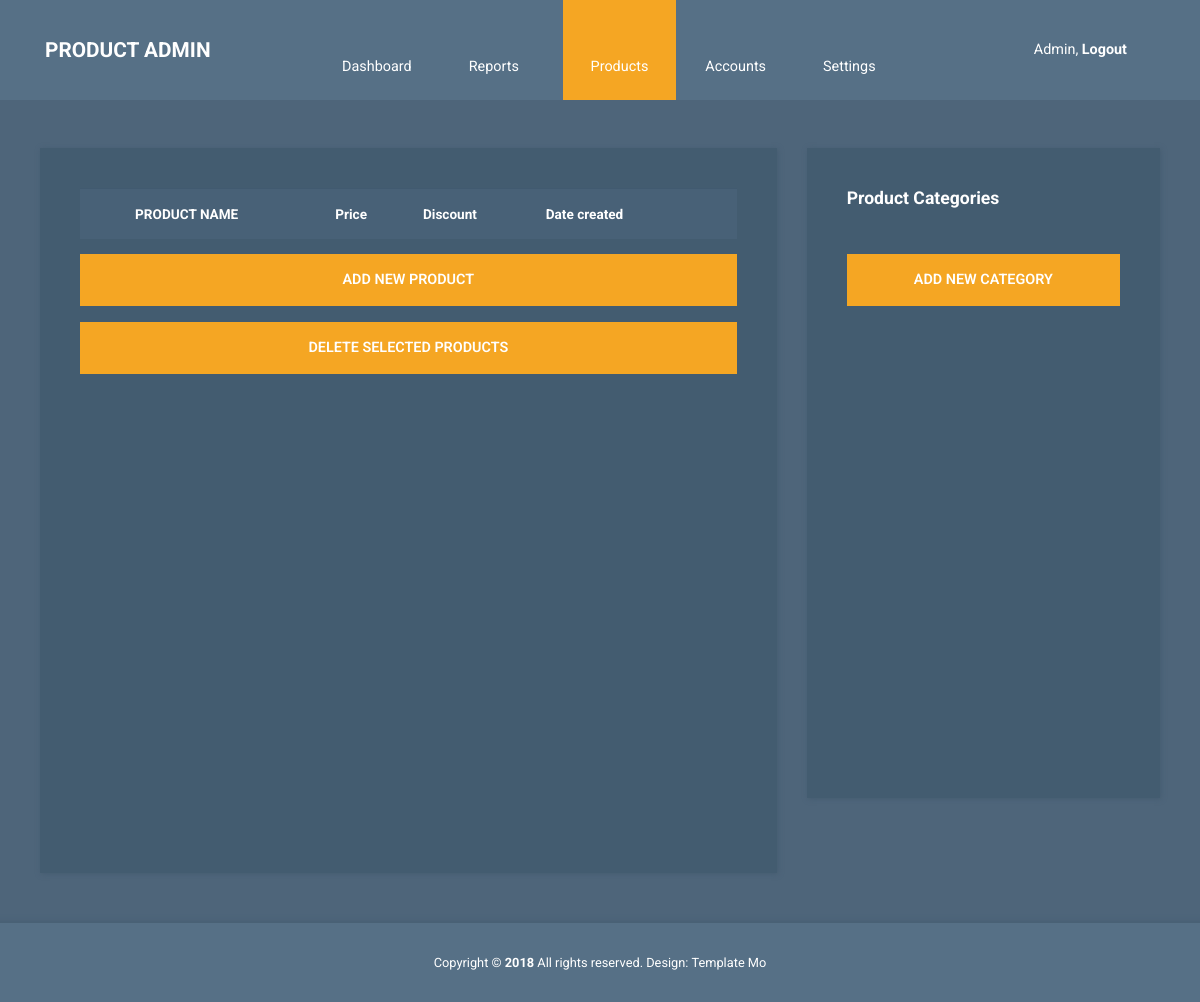
/user/angie, run on an earlier commit of the app's database.
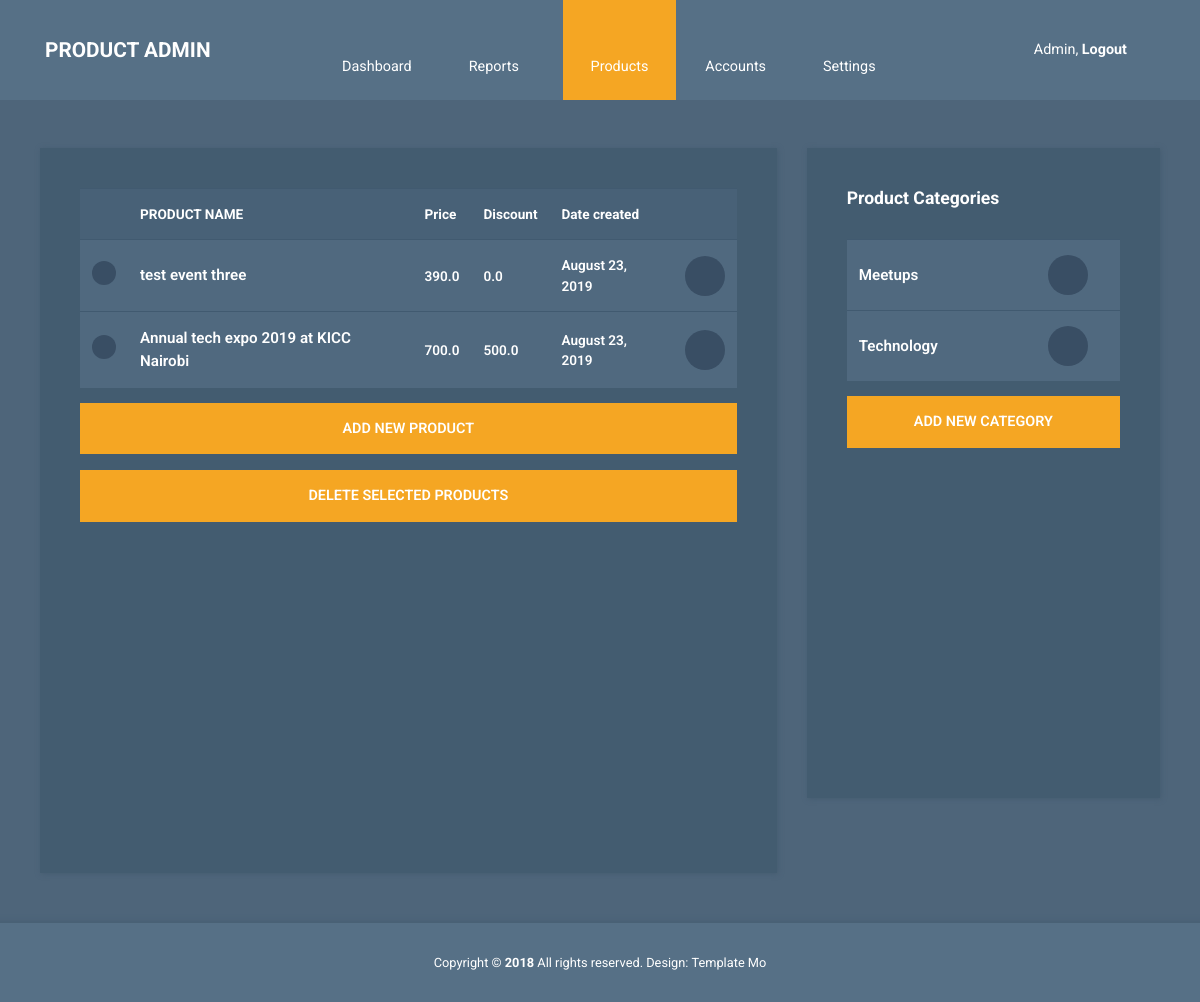
And on a later commit of the database.
### events_main/models.py (models this page shows, shortened)
class Post(models.Model):
    events = models.CharField(max_length=100)
    content = models.TextField()
    date_posted = models.DateTimeField(default=timezone.now)
    author = models.ForeignKey(User, on_delete=models.CASCADE)
    image = models.ImageField(default='default.png', upload_to='event_pictures')
    price = models.FloatField(null=True)
    discount_price = models.FloatField(blank=True, null=True)
    category = models.CharField(choices=CATEGORY_CHOICES, max_length=20)

### events_main/views.py (the view)
# urls.py: path('user/<str:username>', UserPostListView.as_view(), name='users-profile'),
class UserPostListView(ListView):
    model = Post
    template_name = 'events_main/user_posts.html'  # <app>/<model>_<viewtype>.html
    context_object_name = 'posts'
    paginate_by = 6
    def get_queryset(self):
        user = get_object_or_404(User, username=self.kwargs.get('username'))
        return Post.objects.filter(author=user).order_by('-date_posted')

### events_main/templates/events_main/user_posts.html (shortened to what this page needs)
{% extends "events_main/dashboardbase.html" %}
{% load static %}
{% load cart_template_tags %}
{% block css  %}
    <link rel="stylesheet" href="{% static 'events_main/dashboard/css/fontawesome.min.css' %}">
    <link rel="stylesheet" href="{% static 'events_main/dashboard/css/bootstrap.min.css' %}">
    <link rel="stylesheet" href="{% static 'events_main/dashboard/css/templatemo-style.css' %}">
{% endblock %}
{% load crispy_forms_tags %}
{% block content %}
	<body id="reportsPage">
    <nav class="navbar navbar-expand-xl">
      <div class="container h-100">
        <a class="navbar-brand" href="index.html">
          <h1 class="tm-site-title mb-0">Product Admin</h1>
        </a>
        <div class="collapse navbar-collapse" id="navbarSupportedContent">
          <ul class="navbar-nav mx-auto h-100">
            <li class="nav-item">
              <a class="nav-link" href="index.html">
                <i class="fas fa-tachometer-alt"></i> Dashboard
              </a>
            </li>
            <li class="nav-item dropdown">
              <a
                class="nav-link dropdown-toggle"
                href="#"
                id="navbarDropdown"
                role="button"
                data-toggle="dropdown"
                aria-haspopup="true"
                aria-expanded="false">
                <i class="far fa-file-alt"></i>
                <span> Reports <i class="fas fa-angle-down"></i> </span>
              </a>
            </li>
            <li class="nav-item">
              <a class="nav-link active" href="products.html">
                <i class="fas fa-shopping-cart"></i> Products
              </a>
            </li>
            <li class="nav-item">
              <a class="nav-link" href="accounts.html">
                <i class="far fa-user"></i> Accounts
              </a>
            </li>
            <li class="nav-item dropdown">
              <a
                class="nav-link dropdown-toggle"
                href="#"
                id="navbarDropdown"
                role="button"
                data-toggle="dropdown"
                aria-haspopup="true"
                aria-expanded="false">
                <i class="fas fa-cog"></i>
                <span> Settings <i class="fas fa-angle-down"></i> </span>
              </a>
            </li>
          </ul>
          <ul class="navbar-nav">
            <li class="nav-item">
              <a class="nav-link d-block" href="login.html">
                Admin, <b>Logout</b>
              </a>
            </li>
          </ul>
        </div>
      </div>
    </nav>
    <div class="container mt-5">
      <div class="row tm-content-row">
        <div class="col-sm-12 col-md-12 col-lg-8 col-xl-8 tm-block-col">
          <div class="tm-bg-primary-dark tm-block tm-block-products">
            <div class="tm-product-table-container">
              <table class="table table-hover tm-table-small tm-product-table">
                <thead>
                  <tr>
                    <th scope="col">&nbsp;</th>
                    <th scope="col">PRODUCT NAME</th>
                    <th scope="col">Price</th>
                    <th scope="col">Discount </th>
                    <th scope="col">Date created</th>
                    <th scope="col">&nbsp;</th>
                  </tr>
                </thead>
                <tbody>
                {% for post in posts %}
                  <tr>
                    <th scope="row"><input type="checkbox" /></th>
                    <td class="tm-product-name">{{ post.events }}</td>
                    <td><span>{{ post.price }}</span></td>
                    <td>{{ post.discount_price }}</td>
                    <td>{{ post.date_posted|date:"F d, Y" }}</td>
                    <td>
                      <a href="{% url 'post-delete' post.id %}" class="tm-product-delete-link">
                        <i class="far fa-trash-alt tm-product-delete-icon"></i>
                      </a>
                    </td>
                  </tr>
                {% endfor %}
                </tbody>
              </table>
            </div>
            <a
              href="{% url 'post-create' %}"
              class="btn btn-primary btn-block text-uppercase mb-3">Add new product</a>
            <button class="btn btn-primary btn-block text-uppercase">
              Delete selected products
            </button>
          </div>
        </div>
        <div class="col-sm-12 col-md-12 col-lg-4 col-xl-4 tm-block-col">
          <div class="tm-bg-primary-dark tm-block tm-block-product-categories">
            <h2 class="tm-block-title">Product Categories</h2>
            <div class="tm-product-table-container">
              <table class="table tm-table-small tm-product-table">
                <tbody>
                  {% for post in posts %}
                  <tr>
                    <td class="tm-product-name">{{post.category}}</td>
                    <td class="text-center">
                      <a href="#" class="tm-product-delete-link">
                        <i class="far fa-trash-alt tm-product-delete-icon"></i>
                      </a>
                    </td>
                  </tr>
                  {% endfor %}
                </tbody>
              </table>
            </div>
            <button class="btn btn-primary btn-block text-uppercase mb-3">
              Add new category
            </button>
          </div>
        </div>
      </div>
    </div>
    <footer class="tm-footer row tm-mt-small">
      <div class="col-12 font-weight-light">
        <p class="text-center text-white mb-0 px-4 small">
          Copyright &copy; <b>2018</b> All rights reserved.
          Design: <a rel="nofollow noopener" href="https://templatemo.com" class="tm-footer-link">Template Mo</a>
        </p>
      </div>
    </footer>
  </body>
{% endblock content %}

### events_main/templates/events_main/dashboardbase.html (shortened to what this page needs)
{% load static %}
<!DOCTYPE html>
<html lang="en">
<head>
    {% block css  %}{% endblock %}
</head>
{% block content %}{% endblock %}
</body>
</html>

### events_main/static/events_main/dashboard/css/templatemo-style.css (style rules this page uses)
html { font-size: 16px; overflow-x: hidden; }
body { font-family: Roboto, Helvetica, Arial, sans-serif; background-color: #4e657a; overflow-x: hidden; }
a { transition: all 0.3s ease; }
.navbar-brand { display: flex; align-items: center; }
.tm-site-title { display: inline-block; text-transform: uppercase; font-size: 1.3rem; font-weight: 700; color: #fff; }
.navbar { height: 100px; background-color: #567086; padding: 0; }
.navbar .container { position: relative; }
.tm-mt-small { margin-top: 20px; }
.tm-block-col { margin-bottom: 30px; }
.tm-block { padding: 40px; -webkit-box-shadow: 1px 1px 5px 0 #455c71; -moz-box-shadow: 1px 1px 5px 0 #455c71; box-shadow: 1px 1px 5px 0 #455c71; min-height: 350px; height: 100%; max-height: 450px; }
.tm-block-title { font-size: 1.1rem; font-weight: 700; color: #fff; margin-bottom: 30px; }
.nav-link { color: #fff; height: 100%; display: flex; align-items: center; justify-content: center; flex-direction: column; font-size: 90%; }
.nav-link > i { margin-bottom: 10px; margin-right: 0; font-size: 1.5rem; }
.dropdown-item, .nav-link { padding: 15px 20px; }
.navbar-nav .active > .nav-link, .navbar-nav .nav-link.active { background-color: #f5a623; color: #fff; }
.navbar-nav .nav-link.active i { color: #fff; }
.nav-item { text-align: center; }
.nav-item:last-child { margin-right: 0; }
.dropdown-toggle::after { display: none; }
.tm-content-row { justify-content: space-between; margin-left: -20px; margin-right: -20px; }
.table { background-color: #50697f; color: #fff; font-size: 85%; margin-bottom: 0; }
thead { background-color: #486177; color: #fff; }
.table thead th { border-bottom: 0; }
.btn { border-radius: 0; padding: 13px 28px; transition: all 0.2s ease; max-width: 100%; }
.btn-primary { color: #fff; background-color: #f5a623; border: 2px solid #f5a623; font-size: 90%; font-weight: 600; }
.table td, .table th { border-top: 1px solid #415a70; padding: 15px 25px; vertical-align: middle; }
.tm-table-small td, .tm-table-small th { padding-left: 12px; padding-right: 12px; }
.table-hover tbody tr { transition: all 0.2s ease; }
.tm-bg-primary-dark { background-color: #435c70; }
input[type="checkbox"] { cursor: pointer; -webkit-appearance: none; appearance: none; background-color: #394e64; background-position: center; border-radius: 50%; box-sizing: border-box; position: relative; box-sizing: content-box; width: 24px; height: 24px; transition: all 0.1s linear; }
.tm-block-products { min-height: 725px; }
.tm-block-product-categories { min-height: 650px; }
.tm-product-table-container { max-height: 465px; margin-bottom: 15px; overflow-y: scroll; }
.tm-product-table tr { font-weight: 600; }
.tm-product-name { font-size: 0.95rem; font-weight: 600; }
.tm-product-delete-icon { font-size: 1.1rem; color: #fff; }
.tm-product-delete-link { padding: 10px; border-radius: 50%; background-color: #394e64; display: inline-block; width: 40px; height: 40px; text-align: center; }
.tm-footer { background-color: #567086; padding-top: 30px; padding-bottom: 30px; -webkit-box-shadow: 0 -3px 5px 0 rgba(69, 92, 113, 0.59); -moz-box-shadow: 0 -3px 5px 0 rgba(69, 92, 113, 0.59); box-shadow: 0 -3px 5px 0 rgba(69, 92, 113, 0.59); }
.tm-footer-link { color: white; }
@media (min-width: 1200px) { .navbar-expand-xl .navbar-nav .nav-link { padding-left: 28px; padding-right: 28px; } }
@media (min-width: 1200px) { .navbar-collapse { height: 100%; } }
@media (max-width: 1275px) and (min-width: 1200px) { .nav-item { margin-right: 15px; } }
@media (max-width: 1350px) { .nav-item { margin-right: 1px; } }

What changed in the data, as far as the page shows it:
added Post: events "test event three", price "390.0", discount_price "0.0", date_posted "August 23, 2019", category "Meetups"
added Post: events "Annual tech expo 2019 at KICC Nairobi", price "700.0", discount_price "500.0", date_posted "August 23, 2019", category "Technology"
